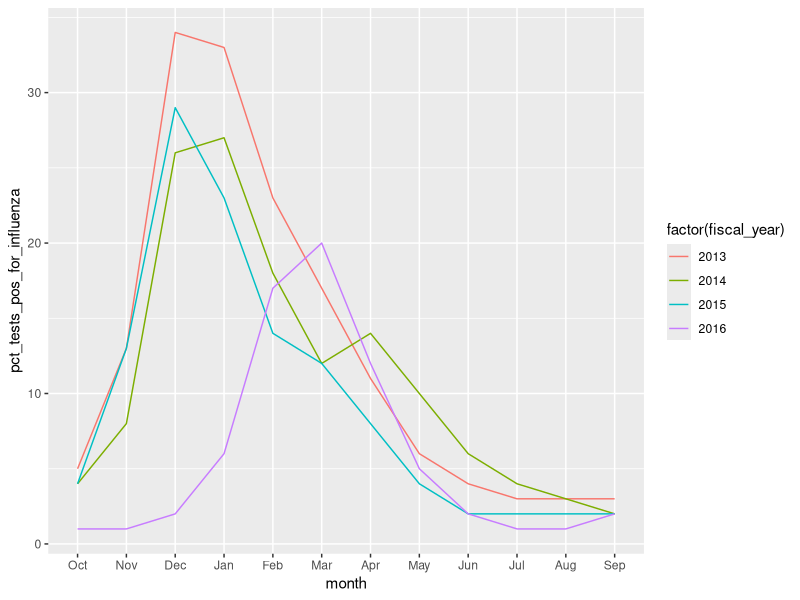

Generate this figure with R:
## ---- chunk 1
knitr::opts_chunk$set(echo = TRUE,warning = FALSE, message = FALSE)
## ---- chunk 2
library(magrittr) #pipes
library(ggplot2) #ploting 
library(dplyr)  # data manipulation
library(tidyr) # tidy data
library(lubridate) #work with dates
library(stringr) # manipulate strings
## ---- chunk 3
#readxl::excel_sheets(path = "../../data_public/Tableau 10 Training Practice Data.xlsx")  
# Used to read sheet names, makes user error less likly

ds <- readxl::read_xlsx(path = "../../data_public/Tableau 10 Training Practice Data.xlsx"
                        ,sheet = "05 - Flu Occurrence FY2013-2016"
                        )
ds %>% glimpse()  # Glimpse at data
## ---- chunk 4
#reformat column names - 
#this should 100% be some kind of function to all be done at once!!

names(ds) <- tolower(names(ds))
names(ds) <- str_replace_all(names(ds)," ", "_") 
names(ds) <- str_replace_all(names(ds), "\\(\\+\\)", "pos") #regualr experssion to match (+)
names(ds) <- str_replace_all(names(ds), "\\(", "")
names(ds) <- str_replace_all(names(ds), "\\)", "")
names(ds) <- str_replace_all(names(ds), "\\%", "pct")


# split date time
ds1 <- ds %>% mutate(
        month = month(ds$date, label = TRUE)
       ,year = year(ds$date)
        ,date_adjustment = ifelse(month(ds$date) >= 10, 1,0 )
        ,fiscal_year = year + date_adjustment
        #convert % Pos from decmial to pct
        ,pct_tests_pos_for_influenza = round(pct_tests_pos_for_influenza * 100, digits = 0)
        )

ds1 %>% glimpse()
## ---- chunk 5
ds1$month <- factor(ds1$month
                          ,levels = c("Oct", "Nov", "Dec", "Jan", "Feb", "Mar"
                                      ,"Apr","May","Jun","Jul","Aug","Sep"))

g1 <- ds1 %>% 
    ggplot(aes(x = month, y = pct_tests_pos_for_influenza, color = factor(fiscal_year)
               ,group = fiscal_year)) +
  geom_line()

g1
